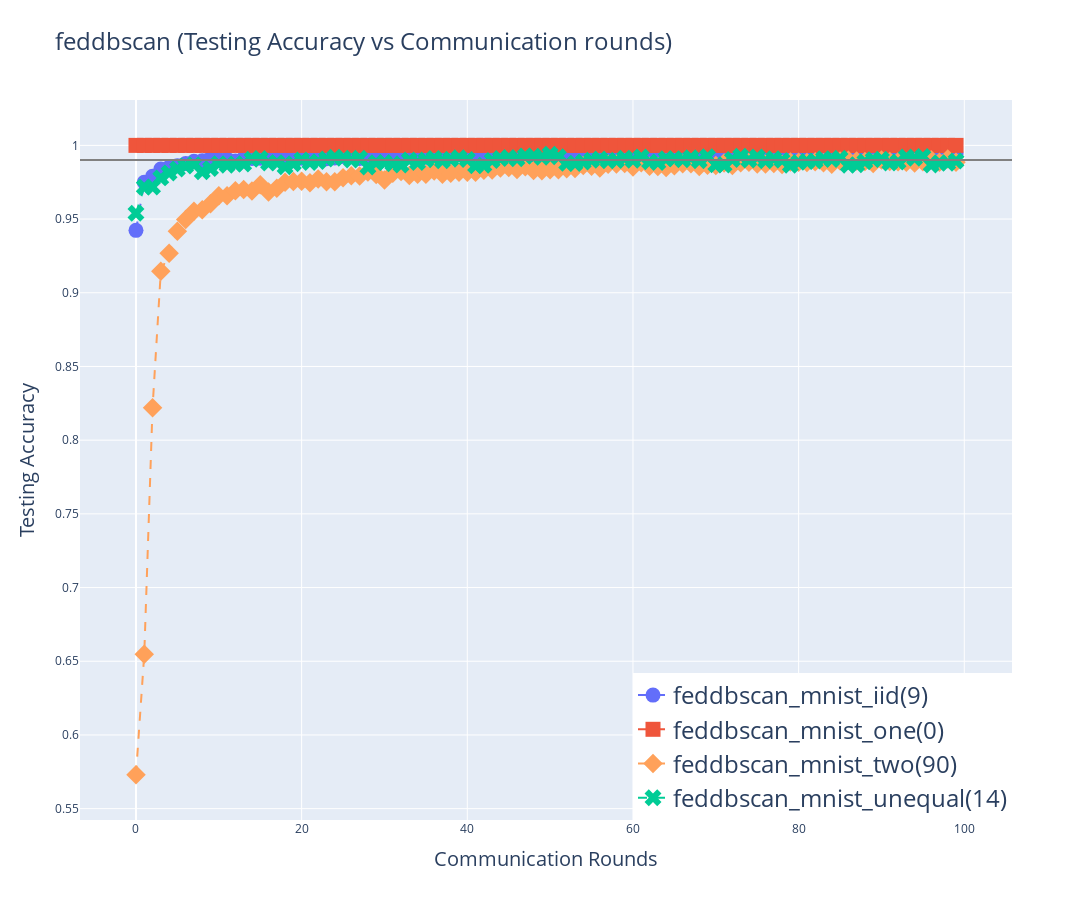

The cell this chart's notebook holds for it:
### Code cell
import os
import json
import plotly.graph_objs as go
from tqdm import tqdm
import plotly.express as px
import plotly.io as pio

path_to_json_files = '../save/json/mnist/'
# x_len = []
# for folder_name in ['fedavg','fedsem','fedsem_r','feddbscan','feddfs']: 
#     for json_file_name in os.listdir(os.path.join(path_to_json_files, folder_name)):
#         if not json_file_name.endswith('.json'):
#             continue
#         with open(os.path.join(path_to_json_files, folder_name, json_file_name)) as json_file:
#             json_text = json.load(json_file)
#             acc = json_text['test_accuracy']
#             x_len.append(len(acc))
# print(x_len)
for folder_name in tqdm(['feddbscan']): # ['fedavg','fedsem','fedsem_r','feddbscan']
    # if folder_name.startswith('.') or 'others' in folder_name or 'desktop.ini' in folder_name:
    #     continue
    # color = list(go.colors.TABLEAU)  # Using Plotly's color palette
    color_scale = ['#636EFA','#EF553B','#FFA15A','#00CC96' ]
    data = []
    file_names = []
    i=0
    for json_file_name in sorted(os.listdir(os.path.join(path_to_json_files, folder_name))):
        if not json_file_name.endswith('.json'):
            continue
        file_names.append(json_file_name)
    sorted_names = sorted(file_names, key=lambda x: x[-8:])
    for json_file_name in sorted_names:
        fn_ls = json_file_name.split('.json')[0].split('_')
        with open(os.path.join(path_to_json_files, folder_name, json_file_name)) as json_file:
            json_text = json.load(json_file)
            acc = json_text['test_accuracy']
            # i_idx = json_file_name.find('iid')
            # a_idx = json_file_name.find('_test_')
            # e_idx = json_file_name.find('E[')+2
            # if 'Clusters' in json_file_name:
            #     c_idx = json_file_name.find('Clusters')
            #     label_n = "multi-center({})".format(json_file_name[c_idx + 9:fn_idx - 2]) + json_file_name[fn_idx:-5] + "({})".format(len(acc)) # -2: ]_iid
            # else:
            # label_n = f'{folder_name}_mnist_'+json_file_name[i_idx:json_file_name.find('_E[')]+ f"({len(acc)})" # json_file_name[e_idx:json_file_name.find('.json')-1]
            if folder_name == 'fedsem_r':
                label_n = f'{folder_name}_mnist_'+fn_ls[-1]+ f"({fn_ls[3][6:-1]})"
            else:
                label_n = f'{folder_name}_mnist_'+fn_ls[-1]+ f"({fn_ls[2][6:-1]})"
            if len(acc) == 1:
                trace = go.Scatter(
                x = [0,max(x_len)],
                y = acc * 2,
                mode='lines+markers',
                name=label_n,
                line=dict(color=color_scale[len(data)], dash='dash'),
                marker=dict(symbol=symbols[i],size=15))
            else:
                trace = go.Scatter(
                    x=list(range(len(acc))),
                    y=acc,
                    mode='lines+markers',
                    name=label_n,
                    line=dict(color=color_scale[len(data)], dash='dash'),
                    marker=dict(symbol=symbols[i],size=15))
            data.append(trace)
            # eb_idx = json_file_name.find('E[')    
            # img_n = json_file_name[eb_idx:-5]
            i+=1
    layout = go.Layout(
        title=dict(text=f'{folder_name} (Testing Accuracy vs Communication rounds)',font=dict(size=24)),
        xaxis=dict(title='Communication Rounds',titlefont=dict(size=20)),
        yaxis=dict(title='Testing Accuracy',titlefont=dict(size=20)),
        legend=dict(x=1, y=0, xanchor='right', yanchor='auto', font=dict(size=24)),
        shapes=[{'type': 'line', 'x0': 0, 'x1': 1, 'xref': 'paper', 'y0': 0.99, 'y1': 0.99, 'yref': 'y', 'line': {'color': 'gray', 'dash': 'solid'}}]
    )
    fig = go.Figure(data=data, layout=layout)
    fig.update_layout(width=1200, height=900)
    fig.show()
    # fig.write_image(f'../save/img/comparison/mnist/{folder_name}_test_acc_comparison.png',format='png')
    save_path = "../save/img/comparison/mnist/"
    foldname = folder_name.split('/')
    if len(foldname) > 1:
        fold_path = os.path.join(*foldname[:-1])
        save_path = os.path.join(save_path,fold_path)
    full_path = os.path.join(save_path, foldname[-1] + '.png')
    if not os.path.exists(save_path):
        os.makedirs(save_path)
    pio.write_image(fig, full_path)

### Figure 1 — Plotly figure (JSON) as saved in the notebook; plotly's stock layout.template omitted (floating-point values rounded to 4 significant figures)
{"data": [{"line": {"color": "#636EFA", "dash": "dash"}, "marker": {"size": 15, "symbol": "circle"}, "mode": "lines+markers", "name": "feddbscan_mnist_iid(9)", "type": "scatter", "x": [0, 1, 2, 3, 4, 5, 6, 7, 8, 9, 10, 11, 12, 13, 14, 15, 16, 17, 18, 19, 20, 21, 22, 23, 24, 25, 26, 27, 28, 29, 30, 31, 32, 33, 34, 35, 36, 37, 38, 39, 40, 41, 42, 43, 44, 45, 46, 47, 48, 49, 50, 51, 52, 53, 54, 55, 56, 57, 58, 59, 60, 61, 62, 63, 64, 65, 66, 67, 68, 69, 70, 71, 72, 73, 74, 75, 76, 77, 78, 79, 80, 81, 82, 83, 84, 85, 86, 87, 88, 89, 90, 91, 92, 93, 94, 95, 96, 97, 98, 99], "y": [0.9423, 0.975, 0.979, 0.9839, 0.9852, 0.9862, 0.9877, 0.9892, 0.9895, 0.991, 0.9904, 0.9907, 0.9894, 0.9912, 0.9911, 0.9912, 0.9906, 0.991, 0.9905, 0.9919, 0.9913, 0.9927, 0.9929, 0.991, 0.9914, 0.9925, 0.9927, 0.9911, 0.9921, 0.9916, 0.9935, 0.9936, 0.9922, 0.9923, 0.9936, 0.992, 0.993, 0.9934, 0.9923, 0.9938, 0.9928, 0.9936, 0.9917, 0.9937, 0.9934, 0.9927, 0.9937, 0.9933, 0.9935, 0.9944, 0.9932, 0.9921, 0.9932, 0.9938, 0.9954, 0.9947, 0.9928, 0.9927, 0.993, 0.9926, 0.9931, 0.9943, 0.9941, 0.9932, 0.9938, 0.9942, 0.9934, 0.9936, 0.9928, 0.9944, 0.9942, 0.9946, 0.9928, 0.9928, 0.9935, 0.9942, 0.994, 0.9935, 0.9931, 0.9942, 0.9931, 0.9938, 0.995, 0.9942, 0.9935, 0.9939, 0.9938, 0.9947, 0.9937, 0.9944, 0.9946, 0.9939, 0.9927, 0.9946, 0.9942, 0.9942, 0.9928, 0.9956, 0.9944, 0.9943]}, {"line": {"color": "#EF553B", "dash": "dash"}, "marker": {"size": 15, "symbol": "square"}, "mode": "lines+markers", "name": "feddbscan_mnist_one(0)", "type": "scatter", "x": [0, 1, 2, 3, 4, 5, 6, 7, 8, 9, 10, 11, 12, 13, 14, 15, 16, 17, 18, 19, 20, 21, 22, 23, 24, 25, 26, 27, 28, 29, 30, 31, 32, 33, 34, 35, 36, 37, 38, 39, 40, 41, 42, 43, 44, 45, 46, 47, 48, 49, 50, 51, 52, 53, 54, 55, 56, 57, 58, 59, 60, 61, 62, 63, 64, 65, 66, 67, 68, 69, 70, 71, 72, 73, 74, 75, 76, 77, 78, 79, 80, 81, 82, 83, 84, 85, 86, 87, 88, 89, 90, 91, 92, 93, 94, 95, 96, 97, 98, 99], "y": [1, 1, 1, 1, 1, 1, 1, 1, 1, 1, 1, 1, 1, 1, 1, 1, 1, 1, 1, 1, 1, 1, 1, 1, 1, 1, 1, 1, 1, 1, 1, 1, 1, 1, 1, 1, 1, 1, 1, 1, 1, 1, 1, 1, 1, 1, 1, 1, 1, 1, 1, 1, 1, 1, 1, 1, 1, 1, 1, 1, 1, 1, 1, 1, 1, 1, 1, 1, 1, 1, 1, 1, 1, 1, 1, 1, 1, 1, 1, 1, 1, 1, 1, 1, 1, 1, 1, 1, 1, 1, 1, 1, 1, 1, 1, 1, 1, 1, 1, 1]}, {"line": {"color": "#FFA15A", "dash": "dash"}, "marker": {"size": 15, "symbol": "diamond"}, "mode": "lines+markers", "name": "feddbscan_mnist_two(90)", "type": "scatter", "x": [0, 1, 2, 3, 4, 5, 6, 7, 8, 9, 10, 11, 12, 13, 14, 15, 16, 17, 18, 19, 20, 21, 22, 23, 24, 25, 26, 27, 28, 29, 30, 31, 32, 33, 34, 35, 36, 37, 38, 39, 40, 41, 42, 43, 44, 45, 46, 47, 48, 49, 50, 51, 52, 53, 54, 55, 56, 57, 58, 59, 60, 61, 62, 63, 64, 65, 66, 67, 68, 69, 70, 71, 72, 73, 74, 75, 76, 77, 78, 79, 80, 81, 82, 83, 84, 85, 86, 87, 88, 89, 90, 91, 92, 93, 94, 95, 96, 97, 98, 99], "y": [0.5731, 0.6548, 0.822, 0.9147, 0.9268, 0.9417, 0.9497, 0.9552, 0.9563, 0.9603, 0.9657, 0.9658, 0.9692, 0.9701, 0.9691, 0.9733, 0.9683, 0.9708, 0.9749, 0.9755, 0.9756, 0.9746, 0.9772, 0.9753, 0.9753, 0.9781, 0.9793, 0.9792, 0.982, 0.9803, 0.9765, 0.9811, 0.9823, 0.9795, 0.9804, 0.9803, 0.9827, 0.9804, 0.9812, 0.9818, 0.9817, 0.9818, 0.9831, 0.9833, 0.9847, 0.985, 0.9837, 0.9854, 0.9829, 0.9827, 0.9835, 0.9834, 0.9842, 0.9843, 0.9864, 0.9859, 0.9847, 0.9872, 0.9873, 0.9877, 0.9853, 0.9883, 0.9859, 0.9858, 0.9849, 0.9862, 0.9876, 0.9875, 0.9856, 0.9866, 0.9864, 0.9881, 0.9863, 0.9882, 0.9885, 0.9873, 0.9873, 0.9878, 0.9871, 0.9887, 0.9885, 0.9884, 0.9888, 0.9883, 0.9872, 0.9893, 0.9899, 0.9893, 0.9891, 0.9878, 0.99, 0.9891, 0.9888, 0.9885, 0.9881, 0.9888, 0.9902, 0.9885, 0.9908, 0.9885]}, {"line": {"color": "#00CC96", "dash": "dash"}, "marker": {"size": 15, "symbol": "x"}, "mode": "lines+markers", "name": "feddbscan_mnist_unequal(14)", "type": "scatter", "x": [0, 1, 2, 3, 4, 5, 6, 7, 8, 9, 10, 11, 12, 13, 14, 15, 16, 17, 18, 19, 20, 21, 22, 23, 24, 25, 26, 27, 28, 29, 30, 31, 32, 33, 34, 35, 36, 37, 38, 39, 40, 41, 42, 43, 44, 45, 46, 47, 48, 49, 50, 51, 52, 53, 54, 55, 56, 57, 58, 59, 60, 61, 62, 63, 64, 65, 66, 67, 68, 69, 70, 71, 72, 73, 74, 75, 76, 77, 78, 79, 80, 81, 82, 83, 84, 85, 86, 87, 88, 89, 90, 91, 92, 93, 94, 95, 96, 97, 98, 99], "y": [0.9539, 0.9717, 0.9717, 0.9779, 0.9812, 0.984, 0.986, 0.9869, 0.9822, 0.9842, 0.9876, 0.9866, 0.9873, 0.9874, 0.9906, 0.9911, 0.9881, 0.9883, 0.9855, 0.9876, 0.9902, 0.9884, 0.989, 0.9908, 0.9919, 0.9913, 0.99, 0.9913, 0.9854, 0.9883, 0.9884, 0.9875, 0.9867, 0.9901, 0.9884, 0.9902, 0.9911, 0.9896, 0.9906, 0.9915, 0.9904, 0.9862, 0.9865, 0.9898, 0.9911, 0.9918, 0.9908, 0.9928, 0.9927, 0.9919, 0.994, 0.9923, 0.9878, 0.9877, 0.9887, 0.9899, 0.9908, 0.9895, 0.9897, 0.9913, 0.99, 0.9921, 0.9888, 0.9884, 0.991, 0.9909, 0.9902, 0.9916, 0.9895, 0.9924, 0.9869, 0.9867, 0.9904, 0.9927, 0.9901, 0.9922, 0.9895, 0.9909, 0.9898, 0.9865, 0.9885, 0.9891, 0.9894, 0.9909, 0.9904, 0.9913, 0.9866, 0.9869, 0.9889, 0.9903, 0.9906, 0.9881, 0.9888, 0.9921, 0.9912, 0.9925, 0.9867, 0.9883, 0.9879, 0.9894]}], "layout": {"height": 900, "legend": {"font": {"size": 24}, "x": 1, "xanchor": "right", "y": 0, "yanchor": "auto"}, "shapes": [{"line": {"color": "gray", "dash": "solid"}, "type": "line", "x0": 0, "x1": 1, "xref": "paper", "y0": 0.99, "y1": 0.99, "yref": "y"}], "title": {"font": {"size": 24}, "text": "feddbscan (Testing Accuracy vs Communication rounds)"}, "width": 1200, "xaxis": {"title": {"font": {"size": 20}, "text": "Communication Rounds"}}, "yaxis": {"title": {"font": {"size": 20}, "text": "Testing Accuracy"}}}}
